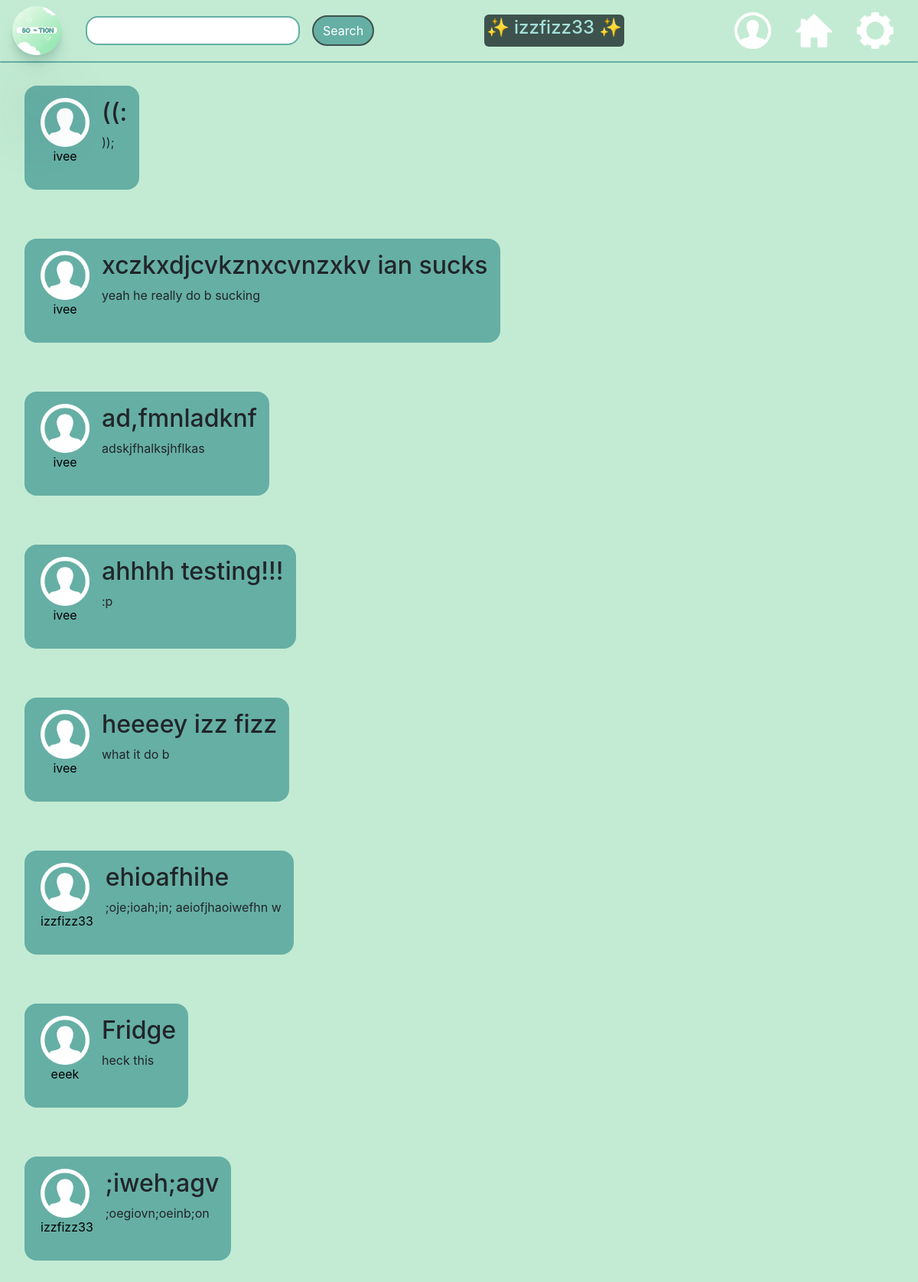
Page /homefeed (signed in) on the committed database.
### app.py (models this page shows, shortened)
class User(UserMixin, db.Model):
    id = db.Column(db.Integer, primary_key=True)
    email = db.Column(db.String(75), unique=True)
    username = db.Column(db.String(30), unique=True)
    password_hash = db.Column(db.String())
    is_authenticated = db.Column(db.Boolean, default=False)
    pfp_placement = db.Column(db.String(), default="center")
    bio_placement = db.Column(db.String(), default="center")
    post_placement = db.Column(db.String(), default="center")
    bio = db.Column(db.String(), default="BIO HERE")
    darkMode = db.Column(db.Boolean, default = True)

class Post(db.Model):
    id = db.Column(db.Integer, primary_key=True)
    user_id = db.Column(db.Integer, unique=False)
    post_title = db.Column(db.String(300), unique=False)
    post_content = db.Column(db.String(2800), unique=False)
    profile_pic = db.Column(db.Boolean, default=False)
    post_username = db.Column(db.String(30))

### app.py (the view, shortened to what this page needs)
@app.route('/homefeed', methods=['POST', "GET"])
@login_required
def homefeed():
    form1 = SearchForm()
    title="'s Homefeed"
    username = current_user.username
    postz = Post.query.all()
    tenposts = postz[-10:]
    return render_template("homefeed.html", title=(current_user.username + title), username=username, post1=reversed(tenposts), form1=form1 )

### app.py
class SearchForm(FlaskForm):
    searchword = StringField("searchword",validators=[InputRequired(), Length(min=4,max=15)])

### app.py (called while the page is built)
@login_manager.user_loader
def user_loader(user_id):
    return User.query.filter_by(id=user_id).first()

### templates/homefeed.html (shortened to what this page needs)
{% extends "base.html" %}
{% block content %}
<link rel="stylesheet" href="styles/homefeed.css">
  {% for post in post1 %}
  <div class="post">
    <div class="content">
      <a href="{{url_for('searchprofile', username=post.post_username)}}">
      <div class="pic-and-username">
        <img class="profile-icon" src="../images/profile-icon.png" alt="Profile picture">
        <p style="text-align: center;"class="username">{{ post.post_username }}</p>
      </div>
    </a>
      <div class="content-and-comments">
        <h2> {{ post.post_title }}</h2>
        <p> {{ post.post_content }}</p>
      </div>
    </div>
  </div>
{% endfor %}
{% endblock content %}

### templates/base.html (shortened to what this page needs)
<!doctype html>
<html lang="en">
<head>
    <link rel="stylesheet" href="https://stackpath.bootstrapcdn.com/bootstrap/4.3.1/css/bootstrap.min.css"
>
    <link rel="stylesheet" href="../styles/homefeed.css">
</head>
<body>
    <nav class="fixed-top">
        <div class="navbar fixed-top nav">
            <div id="logo-and-search">
                <a href="{{ url_for('homefeed') }}">
                    <img class="navbar-logo" src="../images/So-tion-logo-pic.png" href="#" alt="So-tion logo" />
                </a>
                <form action="/search" method="POST">
                    {{ form1.searchword(class_="form-control") }}
                    <button type="submit" class="search-button btn btn-primary">Search</button>
                </form>
            </div>
            <div id='username-block'>
                <h4 id="username-text">&#x2728; {{username}} &#x2728;</h4>
            </div>
            <div id="right-navbar-images">
                <a href="{{ url_for('profile') }}">
                    <img class="profile-icon-navbar" src="../images/profile-icon.png" alt="profile icon button" /></a>
                <a href="{{ url_for('homefeed') }}">
                    <img class="home-navbar" src="../images/home.jpg" href="{{ url_for('homefeed') }}"
                        alt="Home button" /></a>
                <a href="{{ url_for('settings') }}">
                    <img class="gear-navbar" src="../images/gear.png" href="#" alt="Gear button" /></a>
            </div>
        </div>
        <div class="navbar-divider nav"></div>
    </nav>
    {% block content %}
    {% endblock %}
</body>
</html>

### static/styles/homefeed.css (style rules this page uses)
body { background-color: #c3ebd3; }
.navbar-logo { width: 4em; height: 4em; border-radius: 3em; border-width: 3em; box-shadow: 0 2.8px 2.2px rgba(24, 80, 72, 0.034), 0 6.7px 5.3px rgba(36, 110, 101, 0.048), 0 120.5px 179px rgba(33, 83, 77, 0.06), 0 12.3px 7.9px rgba(38, 83, 77, 0.072), 0 14.8px 20.4px rgba(25, 90, 81, 0.086), 0 100px 80px rgba(42, 90, 84, 0.12); }
.home-navbar, .gear-navbar, .profile-icon-navbar { width: 3em; height: 3em; position:relative; display: flex; justify-content: right; }
#logo-and-search { display: flex; justify-content: left; column-gap: 2em; }
#right-navbar-images { display: flex; justify-content: right; column-gap: 2em; margin-right: 1em; align-items: center; }
.navbar { display: flex; justify-content: space-between; position: fixed; }
.navbar-divider { height: 2px; background-color: #66afa5; margin-top: 5em; margin-bottom: 1em; border-radius: 5em; }
.post { display:flex; flex-direction: row; column-gap: 1em; border-width: 3em; padding: 2em; border-radius: 2px; border-color:black; }
.post:first-of-type { margin-top: 5em; }
.profile-icon { height:4em; width:4em; }
.fixed-top { position:fixed; background-color: #c3ebd3; }
.pic-and-username { display:flex; flex-direction: column; margin-right: 1em; margin-left: 5px; }
.content { display:flex; flex-direction: row; background-color: #66afa5; border-radius: 1em; padding: 1em; }
#username-block { background-color: #3D524c; padding: 3px; border-radius: 6px; color:#a5e1d9; }
.search-button { background-color: #66afa5; border:solid; border-width: 2px; border-color: #3D524c; border-radius: 35px; color:white; }
form { display: flex; align-items: center; column-gap: 1em; }
.form-control { border-radius: 1em; padding-left: 1em; border-color: #66afa5; border-width: 2px; }
a { text-decoration: none; color: black; }

### rows in the picture
User: username "izzfizz33"
Post: post_username "ivee", post_title "((:", post_content "));"
Post: post_username "ivee", post_title "xczkxdjcvkznxcvnzxkv ian sucks", post_content "yeah he really do b sucking"
Post: post_username "ivee", post_title "ad,fmnladknf", post_content "adskjfhalksjhflkas"
Post: post_username "ivee", post_title "ahhhh testing!!!", post_content ":p"
Post: post_username "ivee", post_title "heeeey izz fizz", post_content "what it do b"
Post: post_username "izzfizz33", post_title "ehioafhihe", post_content ";oje;ioah;in; aeiofjhaoiwefhn w"
Post: post_username "eeek", post_title "Fridge", post_content "heck this"
Post: post_username "izzfizz33", post_title ";iweh;agv", post_content ";oegiovn;oeinb;on"
